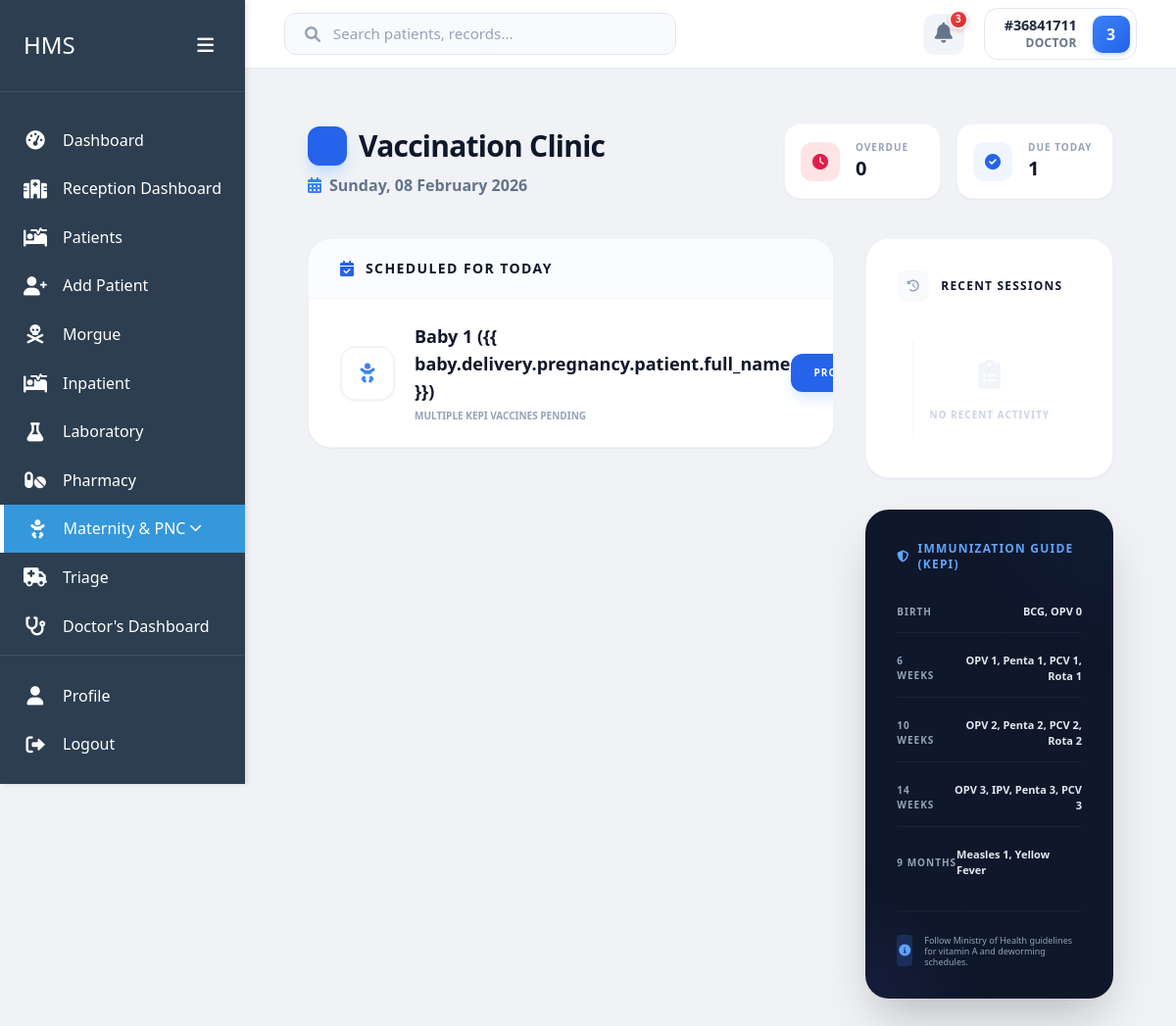
/maternity/vaccination/ (signed in), run on an earlier commit of the app's database.
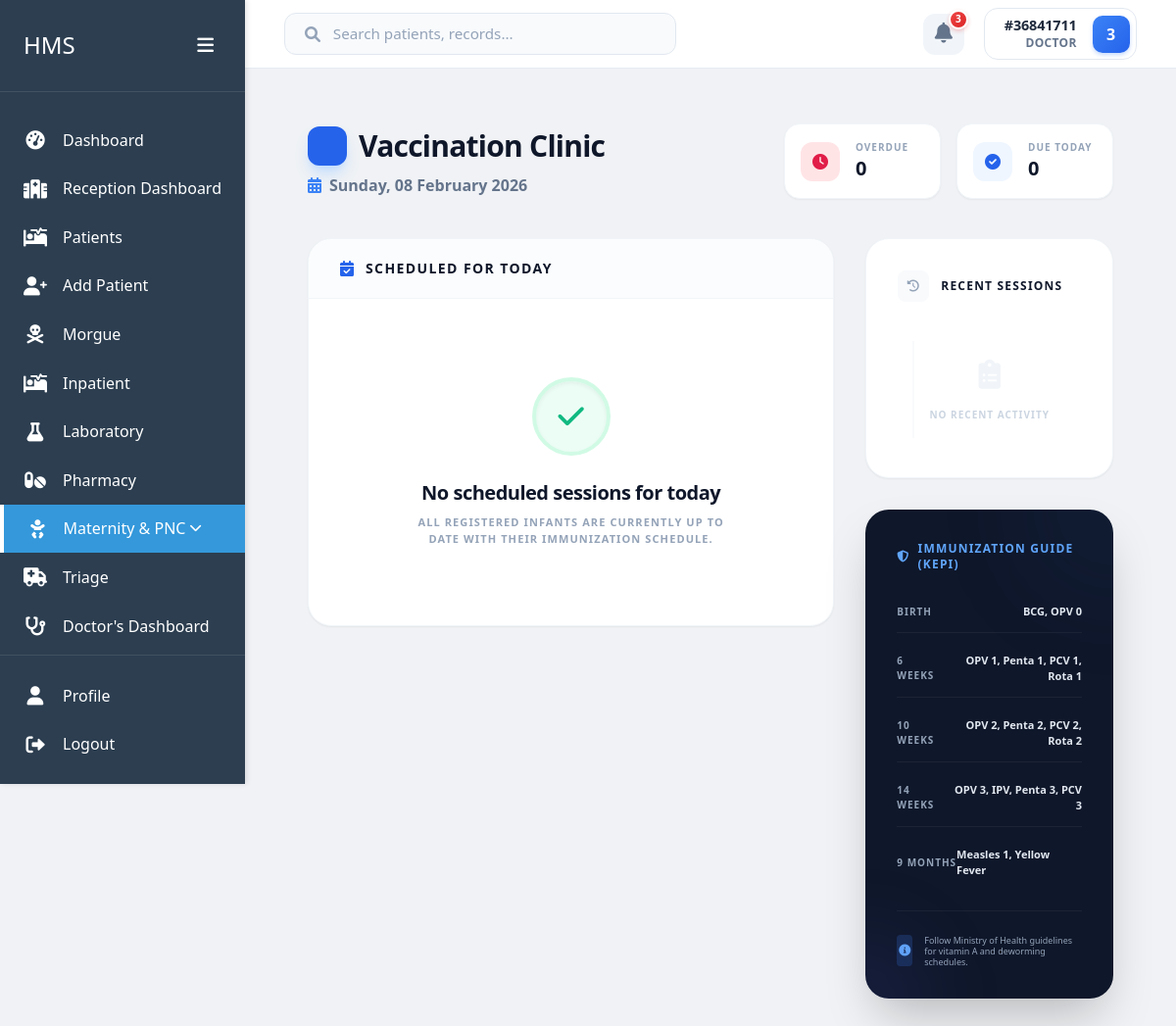
And on a later commit of the database.
### maternity/models.py (models this page shows, shortened)
class Newborn(models.Model):
    GENDER_CHOICES = [
        ('M', 'Male'),
        ('F', 'Female'),
        ('A', 'Ambiguous'),
    ]
    delivery = models.ForeignKey(LaborDelivery, on_delete=models.CASCADE, related_name='newborns')
    patient_profile = models.OneToOneField('home.Patient', on_delete=models.SET_NULL, null=True, blank=True, related_name='newborn_clinical_record')
    baby_number = models.PositiveIntegerField(default=1, help_text="For multiple births")
    gender = models.CharField(max_length=1, choices=GENDER_CHOICES)
    birth_datetime = models.DateTimeField()
    birth_weight = models.DecimalField(max_digits=5, decimal_places=3, help_text="kg")
    birth_length = models.DecimalField(max_digits=4, decimal_places=1, help_text="cm", null=True, blank=True)
    head_circumference = models.DecimalField(max_digits=4, decimal_places=1, help_text="cm", null=True, blank=True)
    apgar_1min = models.PositiveIntegerField()
    apgar_5min = models.PositiveIntegerField()
    apgar_10min = models.PositiveIntegerField(null=True, blank=True)
    resuscitation_required = models.BooleanField(default=False)
    resuscitation_details = models.TextField(blank=True, null=True)
    congenital_abnormalities = models.TextField(blank=True, null=True)
    status = models.CharField(max_length=20, choices=[
        ('Alive', 'Alive and Well'),
        ('NICU', 'Admitted to NICU'),
        ('Stillborn', 'Stillborn'),
        ('Neonatal Death', 'Neonatal Death'),
    ], default='Alive')
    breastfeeding_initiated = models.BooleanField(default=False)
    bcg_given = models.BooleanField(default=False)
    opv_0_given = models.BooleanField(default=False, verbose_name="OPV 0 Given")
    notes = models.TextField(blank=True, null=True)
    created_at = models.DateTimeField(auto_now_add=True)
    created_by = models.ForeignKey(settings.AUTH_USER_MODEL, on_delete=models.SET_NULL, null=True)
    class Meta:
        ordering = ['baby_number']

### maternity/views.py (the view)
# urls.py: path('vaccination/', views.vaccination_dashboard, name='vaccination_dashboard'),
@login_required
def vaccination_dashboard(request):
    today = timezone.now().date()
    recent_newborns = Newborn.objects.select_related('delivery__pregnancy__patient').filter(
        birth_datetime__gte=timezone.now() - timedelta(days=450)
    )
    overdue = []
    due_today = []
    for baby in recent_newborns:
        if not baby.bcg_given or not baby.opv_0_given:
            age_days = (timezone.now() - baby.birth_datetime).days
            if age_days > 7:
                overdue.append(baby)
            else:
                due_today.append(baby)
        pending = baby.vaccinations.filter(next_dose_due__isnull=False).order_by('next_dose_due')
        for record in pending:
            if record.next_dose_due < today:
                if baby not in overdue: overdue.append(baby)
            elif record.next_dose_due == today:
                if baby not in due_today and baby not in overdue: due_today.append(baby)
    recent_records = ImmunizationRecord.objects.select_related('newborn__delivery__pregnancy__patient', 'vaccine').order_by('-date_administered')[:10]
    context = {
        'overdue': overdue,
        'due_today': due_today,
        'recent_records': recent_records,
        'today': today,
    }
    return render(request, 'maternity/vaccination_dashboard.html', context)

### maternity/templates/maternity/vaccination_dashboard.html (shortened to what the changed rows need)
{% extends 'users/dashboard_base.html' %}
{% load static %}
{% block content %}
<div class="px-8 py-6">
    <div class="flex flex-col md:flex-row justify-between items-start md:items-center gap-6 mb-10">
        <div>
            <h1 class="text-3xl font-black text-slate-900 tracking-tight flex items-center gap-3">
                <span
                    class="w-10 h-10 rounded-xl bg-blue-600 flex items-center justify-center text-white text-lg shadow-lg shadow-blue-200">
                </span>
                Vaccination Clinic
            </h1>
        </div>
        <div class="flex gap-4 w-full md:w-auto">
            <div
                class="flex-1 md:flex-none bg-white p-4 rounded-2xl shadow-sm border border-slate-100 flex items-center gap-4 min-w-[160px]">
                <div>
                    <div class="text-[10px] font-black text-slate-400 uppercase tracking-widest">Due Today</div>
                    <div class="text-xl font-black text-slate-900">{{ due_today|length }}</div>
                </div>
            </div>
        </div>
    </div>
    <div class="grid grid-cols-1 lg:grid-cols-3 gap-8">
        <div class="lg:col-span-2 space-y-8">
            <div class="bg-white rounded-3xl shadow-sm border border-slate-100 overflow-hidden">
                <div class="px-8 py-5 bg-slate-50/50 border-b border-slate-100 flex items-center gap-3">
                    <h2 class="text-sm font-black text-slate-900 uppercase tracking-widest">Scheduled for Today</h2>
                </div>
                {% if due_today %}
                <div class="divide-y divide-slate-50">
                    {% for baby in due_today %}
                    <div class="px-8 py-6 flex items-center justify-between hover:bg-slate-50/50 transition-colors">
                        <div class="flex items-center gap-5">
                            <div
                                class="w-14 h-14 rounded-2xl bg-white border-2 border-slate-100 flex items-center justify-center text-blue-500 shadow-sm shrink-0">
                                <i class="fas fa-baby text-xl"></i>
                            </div>
                            <div>
                                <div class="text-lg font-black text-slate-900">Baby {{ baby.baby_number }} ({{
                                    baby.delivery.pregnancy.patient.full_name }})</div>
                                <div class="flex items-center gap-2 mt-1">
                                    <span class="text-[10px] font-black uppercase text-slate-400">Multiple KEPI Vaccines
                                        Pending</span>
                                </div>
                            </div>
                        </div>
                        <a href="{% url 'maternity:pregnancy_detail' baby.delivery.pregnancy.id %}"
                            class="px-6 py-3 bg-blue-600 text-white rounded-xl text-[10px] font-black uppercase tracking-widest shadow-lg shadow-blue-100 hover:bg-blue-700 hover:-translate-y-0.5 transition-all">
                            Process
                        </a>
                    </div>
                    {% endfor %}
                </div>
                {% else %}
                <div class="p-20 flex flex-col items-center justify-center text-center">
                    <div
                        class="w-20 h-20 rounded-full bg-emerald-50 flex items-center justify-center text-emerald-500 mb-6 border-4 border-emerald-100 shadow-inner">
                        <i class="fas fa-check text-3xl"></i>
                    </div>
                    <p class="font-black tracking-tight text-xl text-slate-900">No scheduled sessions for today</p>
                    <p class="text-[11px] font-black uppercase tracking-widest text-slate-400 mt-2 max-w-xs">All
                        registered infants are currently up to date with their immunization schedule.</p>
                </div>
                {% endif %}
            </div>
        </div>
    </div>
</div>
{% endblock %}

What changed in the data, as far as the page shows it:
removed Newborn: baby_number "1"
Also different on the page:
{{ due_today|length }}: "1" → "0"
text now shown: "No scheduled sessions for today ALL REGISTERED INFANTS ARE CURRENTLY UP TO DATE WITH THEIR IMMUNIZATION SCHEDULE."
